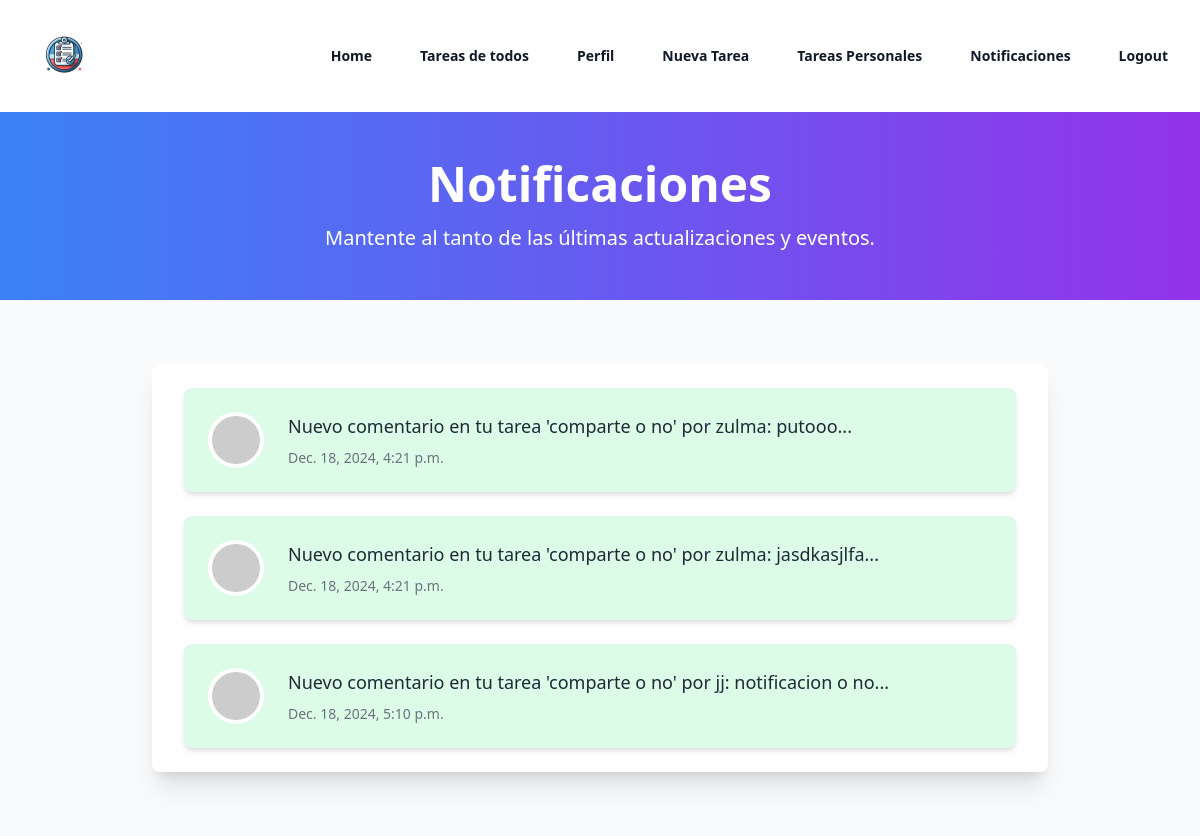
The app's page /notifications/ (signed in) with its own data.
### task/models.py (models this page shows, shortened)
class TaskNotification(models.Model):
    task = models.ForeignKey(Task, on_delete=models.CASCADE)
    user = models.ForeignKey(User, on_delete=models.CASCADE)
    message = models.CharField(max_length=255)
    read = models.BooleanField(default=False)
    created = models.DateTimeField(auto_now_add=True)

### task/views.py (the view)
# urls.py: path('notifications/', views.notifications, name='notifications'),
@login_required(login_url='signup')
def notifications(request):
    try:
        notifications = TaskNotification.objects.filter(user=request.user)
        unread_count = notifications.filter(read=False).count()
        notifications.filter(read=False).update(read=True)
        return render(request, 'notifications.html', {
            'notifications': notifications,
            'unread_count': unread_count
        })
    except Exception as e:
        return error_page(request, f"Ocurrió un error al cargar las notificaciones: {str(e)}")

### task/templates/notifications.html (shortened to what this page needs)
{% extends 'base.html' %}
{% block content %}
  <section class="bg-gradient-to-r from-blue-500 to-purple-600 text-white py-12">
    <div class="max-w-7xl mx-auto px-6 sm:px-12 text-center">
        <h1 class="text-4xl font-extrabold sm:text-5xl">Notificaciones</h1>
        <p class="mt-4 text-lg sm:text-xl">
            Mantente al tanto de las últimas actualizaciones y eventos.
        </p>
    </div>
  </section>
  <section class="py-16 bg-gray-50">
    <div class="max-w-4xl mx-auto px-6 sm:px-8 bg-white shadow-xl rounded-lg p-6">
      {% if notifications %}
        <ul class="space-y-6">
          {% for notification in notifications %}
            <li class="flex items-center p-6 bg-green-100 rounded-lg shadow-md relative hover:bg-green-300 transition-colors">
              <div class="w-14 h-14 rounded-full overflow-hidden border-4 border-white">
                <img src="https://via.placeholder.com/50" alt="Profile" class="w-full h-full object-cover">
              </div>
              <div class="ml-6 flex-grow">
                <p class="text-lg text-gray-800 font-medium">{{ notification.message }}</p>
                <span class="block text-sm text-gray-500 mt-2">{{ notification.created }}</span>
              </div>
            </li>
          {% endfor %}
        </ul>
      {% else %}
        <p class="text-center text-lg text-gray-500">No tienes notificaciones.</p>
      {% endif %}
    </div>
  </section>
{% endblock %}

### records on screen
TaskNotification: message "Nuevo comentario en tu tarea 'comparte o no' por zulma: putooo...", created "Dec. 18, 2024, 4:21 p.m."
TaskNotification: message "Nuevo comentario en tu tarea 'comparte o no' por zulma: jasdkasjlfa...", created "Dec. 18, 2024, 4:21 p.m."
TaskNotification: message "Nuevo comentario en tu tarea 'comparte o no' por jj: notificacion o no...", created "Dec. 18, 2024, 5:10 p.m."
